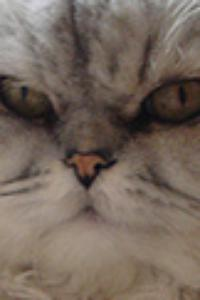
#> input picture catness/pictures/cats/small/00000001_000.jpg, 200 x 300 px, found by its file name; its folder holds 4 pictures in this run
$ python eigencats.py   (Python 2 division)
#> lines starting #> are read from the running program, lines starting #| are printed output that depends on the picture
import cv2, cv
from os import listdir
from os.path import isfile, join
import numpy
from PIL import Image
from scipy.spatial.distance import cosine


def getCats(folder):
#> called with folder = 'catness/pictures/cats/small/'
    names = [f for f in listdir(folder) if f[-4:] == ".jpg"]
    prepictures = [Image.open(folder + f).convert("L") for f in names]
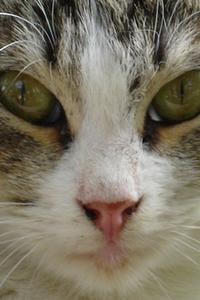
#> input picture catness/pictures/cats/small/00000100_002.jpg, 200 x 300 px, found by its file name
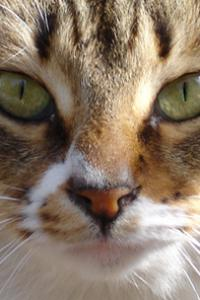
#> input picture catness/pictures/cats/small/00000100_003.jpg, 200 x 300 px, found by its file name
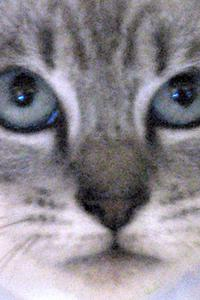
#> input picture catness/pictures/cats/small/00000100_005.jpg, 200 x 300 px, found by its file name
#> prepictures = 4 items

    pictures = [numpy.asarray(p, dtype=numpy.uint8) for p in prepictures]
#> pictures = 4 items
    labels = range(len(names))
    print "Read pictures"
    return names, numpy.array(labels), numpy.array(pictures)


def normalizePixels(picture):
    return picture * 255.0 / picture.max()


def display(picture):
    Image.fromarray(normalizePixels(picture).reshape(300, 200)).show()


def createModel(pictures, labels):
    model = cv2.createFisherFaceRecognizer(10)
    model.train(pictures, labels)
    print "Trained model"
    return model


def getCuteness(picture, model):
    """
    Returns a cuteness score based on cosine distance from average cat
    """
    mean = model.getMat("mean")
    ui, si, vi = numpy.linalg.svd(picture)
    um, sm, vm = numpy.linalg.svd(mean.reshape(200, 300))
    cos = cosine(si, sm)
    return cos


def cuteOrNot(picture):
    cutenessValue = getCuteness(picture, model)
    if cutenessValue > 0.01:
        return True
    else:
        return False

names, labels, pictures = getCats("catness/pictures/cats/small/")
#> names = ['00000001_000.jpg', '00000100_002.jpg', '00000100_003.jpg', '00000100_005.jpg']; labels = [0, 1, 2, 3]
#> (the run stopped early here; a loop or call above may not have finished)
